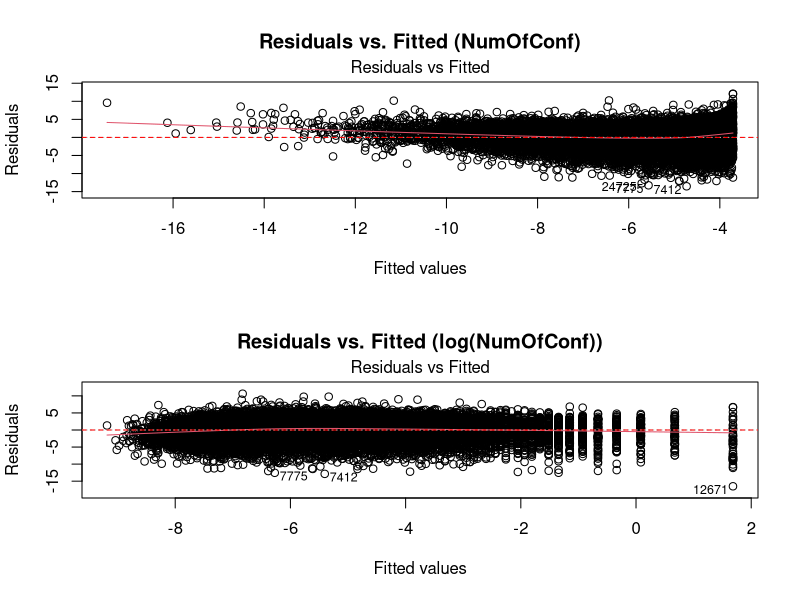

This figure's R source:
## ---- chunk 1
knitr::opts_chunk$set(echo = TRUE)
## ---- chunk 2
library(tidyverse)
library(caret)
library(pls)
library(leaps)
library(corrplot)
## ---- chunk 3
train_kaggle <- read.csv("train_kaggle.csv")
## ---- chunk 4
# Load necessary library (if not already loaded)
library(tidyverse)

# Assuming your data is already loaded as 'train_kaggle'

# Create the log-transformed NumOfConf variable
train_kaggle$log_NumOfConf <- log(train_kaggle$NumOfConf)

# Fit the models
model.resplot <- lm(log_pSat_Pa ~ NumOfConf, data = train_kaggle)
model.log.resplot <- lm(log_pSat_Pa ~ log_NumOfConf, data = train_kaggle)

# Set up the plotting area (2 rows, 1 column)
par(mfrow = c(2, 1))

# First residual plot (original model)
plot(model.resplot, which = 1, main = "Residuals vs. Fitted (NumOfConf)") #Added Main title
abline(h = 0, col = "red", lty = 2)

# Second residual plot (log-transformed model)
plot(model.log.resplot, which = 1, main = "Residuals vs. Fitted (log(NumOfConf))") #Added Main title
abline(h = 0, col = "red", lty = 2)

# Reset plotting parameters to default
par(mfrow = c(1, 1))
